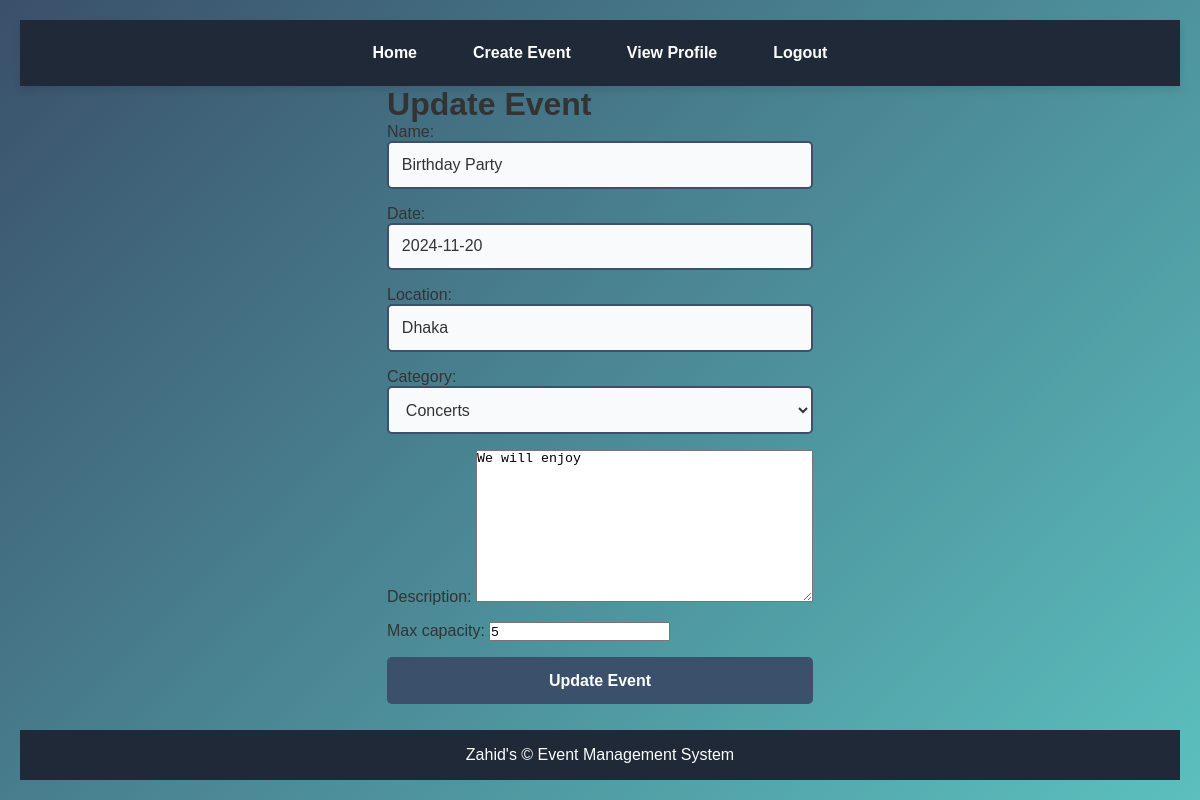
/update/1/ (signed in), run on the app's committed database.
### events/models.py (models this page shows, shortened)
class Event(models.Model):
    name = models.CharField(max_length=100)
    date = models.DateField()
    location = models.CharField(max_length=100)
    category = models.ForeignKey(Category, on_delete=models.CASCADE)  # Reference to Category
    description = models.TextField()
    created_by = models.ForeignKey(get_user_model(), on_delete=models.CASCADE)
    max_capacity = models.PositiveIntegerField()
    booked_count = models.PositiveIntegerField(default=0)

class Category(models.Model):
    name = models.CharField(max_length=50)
    def __str__(self):
        return self.name

### events/views.py (the view)
# urls.py: path('update/<int:event_id>/', views.update_event, name='update_event'),
@login_required
def update_event(request, event_id):
    event = get_object_or_404(Event, id=event_id)
    if request.user != event.created_by and not request.user.is_staff:
        messages.error(request, "You do not have permission to edit this event.")
        return redirect('event_list')
    if request.method == 'POST':
        form = EventForm(request.POST, instance=event)
        if form.is_valid():
            form.save()
            messages.success(request, "Event updated successfully!")
            return redirect('event_list')
    else:
        form = EventForm(instance=event)
    return render(request, 'events/update_event.html', {'form': form, 'event': event})

### events/forms.py
class EventForm(forms.ModelForm):
    class Meta:
        model = Event
        fields = ['name', 'date', 'location', 'category', 'description', 'max_capacity']
    def __init__(self, *args, **kwargs):
        super().__init__(*args, **kwargs)
        self.fields['category'].queryset = Category.objects.all()  # Populate categories dynamically

### events/templates/events/update_event.html (shortened to what this page needs)
{% extends 'events/base.html' %}
{% block content %}
<h1>Update Event</h1>
<form method="post">
    {{ form.as_p }}
    <button type="submit">Update Event</button>
</form>
{% endblock %}

### events/static/css/style.css (style rules this page uses)
* { margin: 0; padding: 0; box-sizing: border-box; }
body { font-family: Arial, sans-serif; background: linear-gradient(135deg, #3a506b, #5bc0be); color: #333; display: flex; flex-direction: column; min-height: 100vh; align-items: center; padding: 20px; }
form { display: flex; flex-direction: column; gap: 1rem; }
form input[type="text"], form input[type="email"], form input[type="password"], form select { width: 100%; padding: 0.8rem; background-color: #f9fafb; border: 2px solid #3a506b; border-radius: 5px; font-size: 1rem; color: #333; transition: border-color 0.3s ease, box-shadow 0.3s ease; }
form button { width: 100%; padding: 0.9rem; background-color: #3a506b; color: #ffffff; font-weight: bold; border: none; border-radius: 5px; cursor: pointer; font-size: 1rem; transition: background-color 0.3s ease; }

### data on the page
Event: name "Birthday Party", date "2024-11-20", location "Dhaka", category "Concerts", description "We will enjoy", max_capacity "5"
